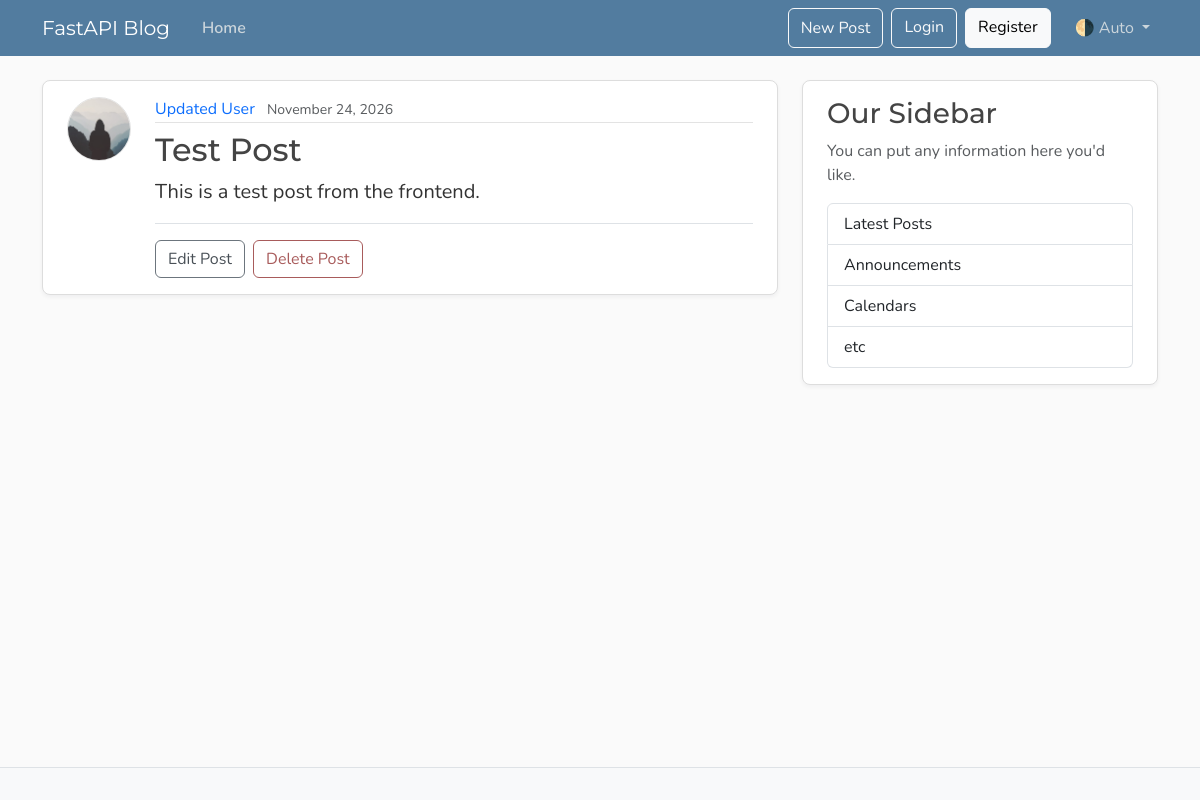
/posts/7, run on the app's committed database.
### models.py (models this page shows, shortened)
class User(Base):
    __tablename__ = "users"
    id: Mapped[int] = mapped_column(Integer, primary_key=True, index=True)
    username: Mapped[str] = mapped_column(String(50), unique=True, nullable=False)
    email: Mapped[str] = mapped_column(String(120), unique=True, nullable=False)
    image_file: Mapped[str | None] = mapped_column(
        String(200),
        nullable=True,
        default=None,
    )
    posts: Mapped[list[Post]] = relationship(back_populates="author", cascade="all, delete-orphan")

class Post(Base):
    __tablename__ = "posts"
    id: Mapped[int] = mapped_column(Integer, primary_key=True, index=True)
    title: Mapped[str] = mapped_column(String(100), nullable=False)
    content: Mapped[str] = mapped_column(Text, nullable=False)
    user_id: Mapped[int] = mapped_column(
        ForeignKey("users.id"),
        nullable=False,
        index=True,
    )
    date_posted: Mapped[datetime] = mapped_column(
        DateTime(timezone=True),
        default=lambda: datetime.now(UTC),
    )
    author: Mapped[User] = relationship(back_populates="posts")

### main.py (the view)
@app.get("/posts/{post_id}", include_in_schema=False)
async def post_page(request: Request, post_id: int, db: Annotated[AsyncSession, Depends(get_db)]):
    result = await db.execute(
        select(models.Post)
        .options(selectinload(models.Post.author))
        .where(models.Post.id == post_id)
    )
    post = result.scalars().first()
    if post:
        title = post.title[:50]
        return templates.TemplateResponse(
            request,
            "post.html",
            {"post": post, "title": title},
        )
    raise HTTPException(status_code=status.HTTP_404_NOT_FOUND, detail="Post not found")

### templates/post.html (shortened to what this page needs)
{% extends "layout.html" %}
{% block content %}
  <article class="content-section py-3 px-4 mb-4">
    <div class="d-flex align-items-start gap-4">
      <img class="rounded-circle article-img flex-shrink-0"
           src="{{ post.author.image_path }}"
           alt="{{ post.author.username }}'s profile picture"
           width="64"
           height="64"
           loading="lazy">
      <div class="flex-grow-1">
        <div class="article-metadata mb-2">
          <a class="me-2" href="{{ url_for("user_posts", user_id=post.author.id) }}">{{ post.author.username }}</a>
          <small class="text-body-secondary">{{ post.date_posted.strftime("%B %d, %Y") }}</small>
        </div>
        <h2 class="article-title">{{ post.title }}</h2>
        <p class="article-content">{{ post.content }}</p>
        {% if post.user_id == 1 %}
            <div class="post-actions mt-3 pt-3 border-top">
            <button type="button"
                    class="btn btn-outline-secondary me-1"
                    data-bs-toggle="modal"
                    data-bs-target="#editModal">Edit Post</button>
            <button type="button"
                    class="btn btn-outline-danger"
                    data-bs-toggle="modal"
                    data-bs-target="#deleteModal">Delete Post</button>
            </div>
        {% endif %}
      </div>
    </div>
  </article>
{% endblock content %}

### static/css/main.css (style rules this page uses)
:root { --font-heading: "Montserrat", system-ui, -apple-system, BlinkMacSystemFont, sans-serif; --font-body: "Nunito", system-ui, -apple-system, BlinkMacSystemFont, sans-serif; --color-bg-body: #fafafa; --color-bg-content: #ffffff; --color-text-primary: #333333; --color-text-heading: #444444; --color-steel: #527c9f; --color-nav-link: #cbd5db; --color-nav-link-hover: #ffffff; --color-link-hover: #428bca; --color-border: #dddddd; --color-border-light: #e3e3e3; --spacing-xl: 5rem; --article-img-size: 4rem; --account-img-size: 7.813rem; }
body { font-family: var(--font-body); background: var(--color-bg-body); color: var(--color-text-primary); }
h1, h2, h3, h4, h5, h6 { font-family: var(--font-heading); color: var(--color-text-heading); }
a { text-decoration: none; }
.content-section { background: var(--color-bg-content); border: 1px solid var(--color-border); border-radius: 0.5rem; box-shadow: 0 2px 4px rgba(15, 23, 42, 0.05); transition: box-shadow 0.15s ease, transform 0.15s ease, border-color 0.15s ease; }
.article-title { color: var(--color-text-heading); transition: color 0.2s ease-in-out; }
.article-content { white-space: pre-line; font-size: 1.25rem; }
.article-img { height: var(--article-img-size); width: var(--article-img-size); flex-shrink: 0; object-fit: cover; border: 1px solid var(--color-border-light); box-shadow: 0 0 0 2px var(--color-bg-content); }
.article-metadata { padding-bottom: 0.063rem; border-bottom: 1px solid var(--color-border-light); }
.article-metadata a { transition: color 0.2s ease-in-out; }
.btn-outline-secondary { --bs-btn-color: #495057; --bs-btn-border-color: #6c757d; --bs-btn-hover-color: #fff; --bs-btn-hover-bg: #5a6268; --bs-btn-hover-border-color: #545b62; --bs-btn-active-color: #fff; --bs-btn-active-bg: #545b62; --bs-btn-active-border-color: #4e555b; }
.btn-outline-danger { --bs-btn-color: #a85b5b; --bs-btn-border-color: #a85b5b; --bs-btn-hover-color: #fff; --bs-btn-hover-bg: #924e4e; --bs-btn-hover-border-color: #874848; --bs-btn-active-color: #fff; --bs-btn-active-bg: #874848; --bs-btn-active-border-color: #7c4242; }

### data on the page
User: author.username "Updated User"
Post: date_posted "November 24, 2026", title "Test Post", content "This is a test post from the frontend."
